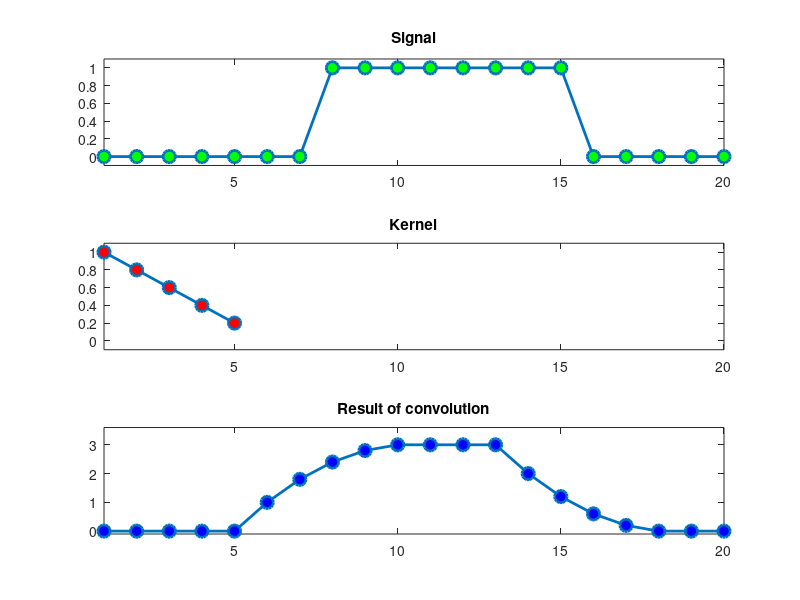
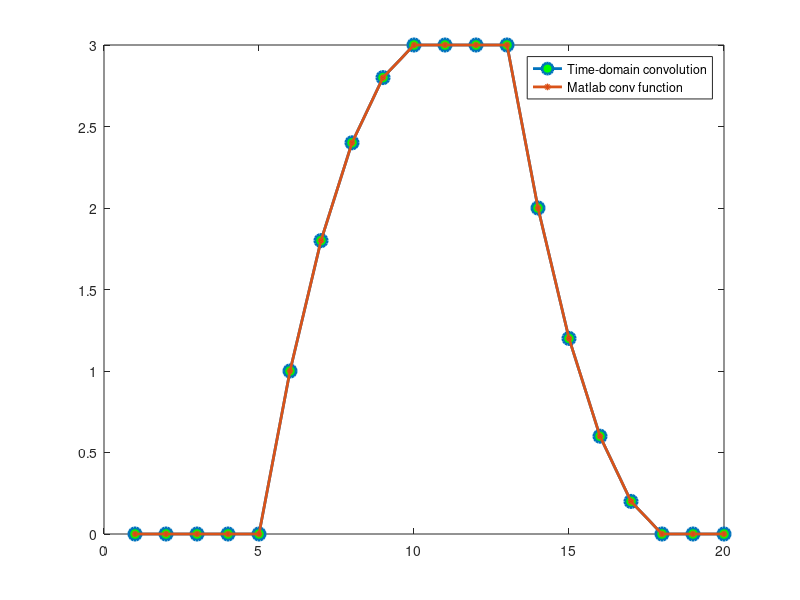

The MATLAB source for these figures, in order:
% mikexcohen.com

%% convolution in a small example

% signal
signal = zeros(1,20);
signal(8:15)=1;

kernel = [1 .8 .6 .4 .2];

% matlab's convolution function
matlab_conv_result = conv(signal,kernel,'same');

figure(1), clf
% plot the signal (impulse or boxcar)
subplot(311)
plot(signal,'o-','linew',2,'markerface','g','markersize',9)
set(gca,'ylim',[-.1 1.1],'xlim',[1 20])
title('Signal')

% plot the kernel
subplot(312)
plot(kernel,'o-','linew',2,'markerface','r','markersize',9)
set(gca,'xlim',[1 20],'ylim',[-.1 1.1])
title('Kernel')

% plot the result of convolution
subplot(313)
plot(matlab_conv_result,'o-','linew',2,'markerface','b','markersize',9)
set(gca,'xlim',[1 20],'ylim',[-.1 3.6])
title('Result of convolution')

%% "manual" time-domain convolution

half_kernel = floor(length(kernel)/2);

% EEG data that we'll use for convolution (must be zero-padded).
dat4conv = [ zeros(1,half_kernel) signal zeros(1,half_kernel) ];

% initialize convolution output
conv_res = zeros(1,length(signal)+length(kernel)-1);

% run convolution
for ti=1:length(dat4conv)-length(kernel)
    tempdata = dat4conv(ti:ti+length(kernel)-1);
    conv_res(ti+half_kernel) = sum( tempdata .* kernel(end:-1:1) );
    %conv_res(ti+half_kernel) = sum( tempdata .* kernel);
end

% cut off edges
conv_res = conv_res(half_kernel+1:end-half_kernel);

figure(2), clf

plot(conv_res,'o-','linew',2,'markerface','g','markersize',9)
hold on
plot(matlab_conv_result,'o-','linew',2,'markerface','r','markersize',3)
legend({'Time-domain convolution';'Matlab conv function'})

%%

